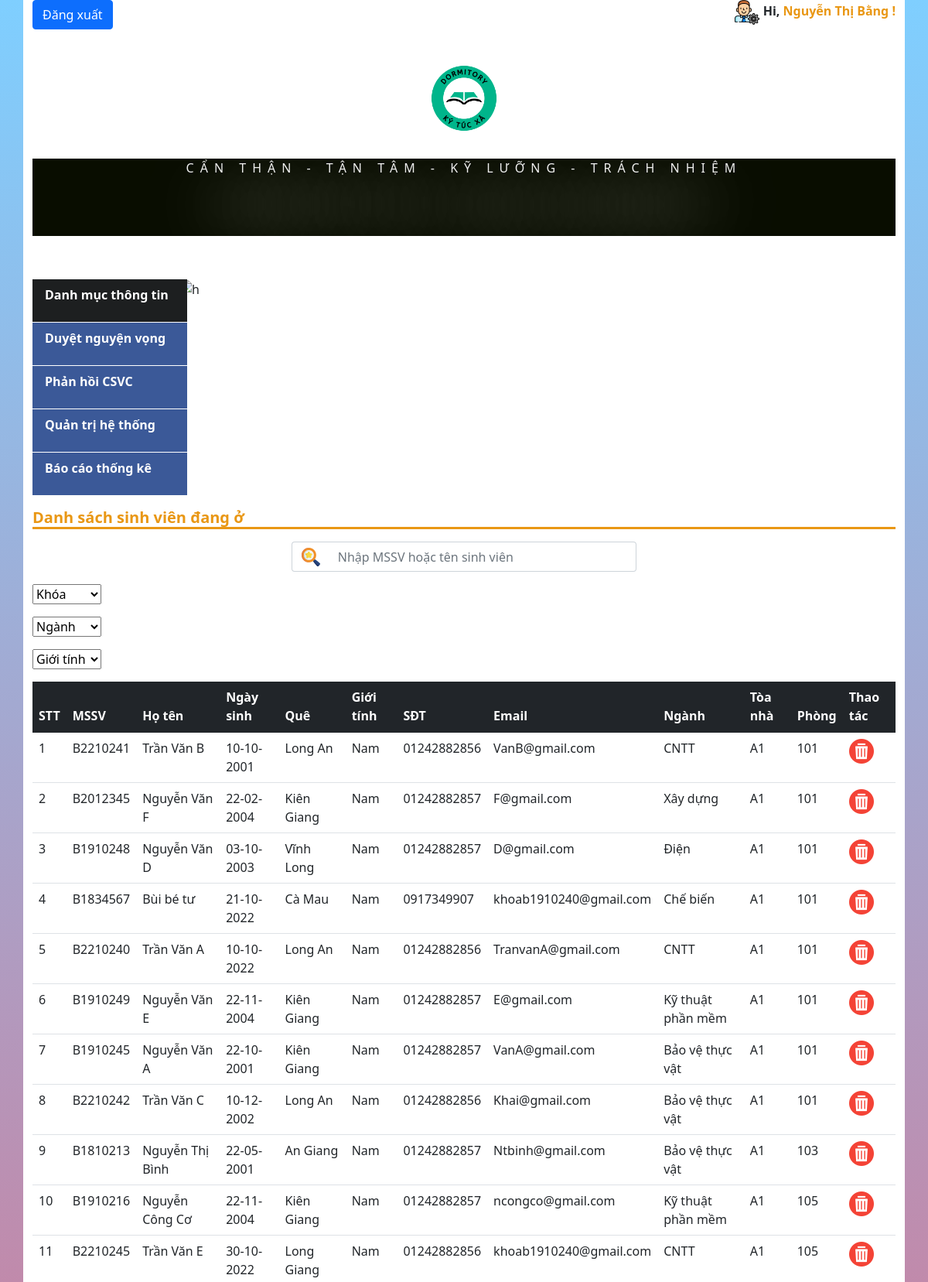
The page /admin/danhsachsinhvien.php (signed in, upper part) on the database its author committed.
### tables this page shows
CREATE TABLE `nhanvien` (
  `id` int(10) NOT NULL,
  `msnv` varchar(10) NOT NULL,
  `hoten` varchar(50) NOT NULL,
  `gioitinh` varchar(7) NOT NULL,
  `quequan` varchar(50) NOT NULL,
  `vitri` varchar(20) NOT NULL,
  `luong` float NOT NULL,
  `sodienthoai` varchar(12) NOT NULL
);

CREATE TABLE `sinhvien_da_o` (
  `id` int(10) NOT NULL,
  `idsv` int(10) NOT NULL,
  `idktx` int(10) NOT NULL
);

CREATE TABLE `sinhvien_chua_o` (
  `id` int(10) NOT NULL,
  `mssv` varchar(10) NOT NULL,
  `matkhau` varchar(50) NOT NULL,
  `hoten` varchar(50) NOT NULL,
  `email` varchar(50) NOT NULL,
  `ngaysinh` date NOT NULL,
  `quequan` varchar(50) NOT NULL,
  `gioitinh` varchar(7) NOT NULL,
  `sodienthoai` varchar(12) NOT NULL,
  `nganh` varchar(20) NOT NULL,
  `lop` varchar(10) NOT NULL,
  `kiemtra` varchar(1) NOT NULL
);

CREATE TABLE `kytucxa` (
  `id` int(10) NOT NULL,
  `toanha` varchar(5) NOT NULL,
  `phong` varchar(5) NOT NULL,
  `loaiphong` varchar(7) NOT NULL,
  `songuoihientai` int(2) NOT NULL,
  `songuoitoida` int(2) NOT NULL,
  `giaphong` float NOT NULL,
  `tinhtrangphong` int(2) NOT NULL
);

### admin/danhsachsinhvien.php (the view, shortened to what this page needs)
<?php
    require_once 'include/header.php';
?>
                <h4>Danh sách sinh viên đang ở</h4>
                <div class="search-tt mt-3">
                    <form action="" id="form_search_dssv">
                    <div class="input-group mb-3 " style="width:40%;margin:0 auto;" >
                        <span class="input-group-text" style="border-right:none;background:none;">
                            <button style="border:none;background:none;">
                                <img src="/KTX/image/searching.png" alt="">
                            </button>
                        </span>
                        <input type="text" id="search_dssv" class="form-control"style="border-left:none;" placeholder="Nhập MSSV hoặc tên sinh viên">
                    </div>
                    </form>
                </div>
                <div class="search-tt mt-3">
                    <form action="" id="form_loc_khoa">
                    <div class="input-group mb-3 " style="width:40%" >
                        <select name="" id="loc_khoa" style="width:20%">
                            <option value="">Khóa</option>
                        </select>
                    </div>
                    <div class="input-group mb-3 " style="width:40%" >
                        <select name="" id="loc_nganh" style="width:20%">
                            <option value="">Ngành</option>
                        </select>
                    </div>
                    <div class="input-group mb-3 " style="width:40%" >
                        <select name="" id="loc_gioitinh" style="width:20%">
                            <option value="">Giới tính</option>
                        </select>
                    </div>
                    </form>
                </div>
                <div class="danhsachsinhvien">
                    <table class="table">
                        <thead class="table-dark">
                        <tr>
                            <th>STT</th>
                            <th>MSSV</th>
                            <th>Họ tên</th>
                            <th>Ngày sinh</th>
                            <th>Quê</th>
                            <th>Giới tính</th>
                            <th>SĐT</th>
                            <th>Email</th>
                            <th>Ngành</th>
                            <th>Tòa nhà</th>
                            <th>Phòng</th>
                            <th>Thao tác</th>
                        </tr>
                        </thead>
                        <tbody id="dssv">
                        <?php
                            $sql = "SELECT * FROM `sinhvien_da_o`,sinhvien_chua_o,kytucxa where sinhvien_da_o.idsv = sinhvien_chua_o.id and sinhvien_da_o.idktx = kytucxa.id order by toanha,phong asc";
                            $result = mysqli_query($conn,$sql);
                            $i=0;
                            while($rows_dssv = mysqli_fetch_array($result)){
                                $i=$i+1;
                        ?>
                            <tr>
                                <td><?php echo $i; ?></td>
                                <td><?php echo $rows_dssv['mssv'] ?></td>
                                <td><?php echo $rows_dssv['hoten'] ?></td>
                                <td><?php
                                $ngaysinh = new DateTime($rows_dssv['ngaysinh']);
                                $formattedweddingdate = date_format($ngaysinh, 'd-m-Y');
                                echo $formattedweddingdate ?></td>
                                <td><?php echo $rows_dssv['quequan'] ?></td>
                                <td><?php echo $rows_dssv['gioitinh'] ?></td>
                                <td><?php echo $rows_dssv['sodienthoai'] ?></td>
                                <td><?php echo $rows_dssv['email'] ?></td>
                                <td><?php echo $rows_dssv['nganh'] ?></td>
                                <td><?php echo $rows_dssv['toanha'] ?></td>
                                <td><?php echo $rows_dssv['phong'] ?></td>
                                <td>
                                <a  onclick="canhbao4(<?php echo $rows_dssv[0] ?>,<?php echo $rows_dssv['idktx'] ?>,<?php echo $rows_dssv[1] ?>);" data-id="<?php echo $rows_dssv[0]?>"  class="delete_data"><img src="/KTX/image/delete.png" alt=""></a>
                            </td>
                            </tr>
                        <?php
                            }
                        ?>
                        </tbody>
                    </table>
                </div>
    </div>
</body>
</html>

### admin/include/header.php (shortened to what this page needs)
<?php
    require_once '../config/DB.php';
    $taikhoan = $_SESSION['admin'];
    $sql = "SELECT * FROM admin,nhanvien where admin.idnv = nhanvien.id and admin.taikhoan = '$taikhoan'";
    $res = mysqli_query($conn,$sql);
    $row= [];
    if(mysqli_num_rows($res) >0){
        $row = mysqli_fetch_assoc($res);
    }
?>
<!DOCTYPE html>
<html lang="en">
<head>
    <link href="https://cdn.jsdelivr.net/npm/bootstrap@5.1.3/dist/css/bootstrap.min.css" rel="stylesheet">
    <link rel="stylesheet" href="/KTX/css/admin.css">
</head>
<body>
    <div class="container">
        <div class="header">
            <p><a class="btn btn-primary " href="/KTX/dangxuat.php">Đăng xuất</a></p>
            <p class="ten">
                <img src="/KTX/image/admin.png" alt="logoadmin">
                 Hi,
                 <span>
                    <?php
                    echo $row['hoten']; ?> !
                 </span>
            </p>
            <div style="text-align:center;margin-top:2%;">
                <img src="/KTX/image/logo.png" alt="logo" style="width:12%;">
            </div>
            <div class="text-center" style="margin-bottom: 1%;margin-top:1%;background: #090d00; color: #efefef">
                <p class="ghichu"  style="">
                    CẨN THẬN - TẬN TÂM - KỸ LƯỠNG - TRÁCH NHIỆM
                    <span class="tieudektx">
                    </span>
                </p>
            </div>
        </div>
        <div class="row" style="margin-top:5%;">
            <div class="col-sm-2" id="mainnav">
                <ul>
                    <li class="thefirst" >
                        <a href="#">Danh mục thông tin</a>
                    </li>
                    <li><a href="/KTX/admin/dangkyphong.php">Duyệt nguyện vọng</a></li>
                    <li>
                        <a href="/KTX/admin/phanhoicsvc.php">Phản hồi CSVC</a>
                    </li>
                    <li>
                        <a href="#" >Quản trị hệ thống</a>
                    </li>
                    <li>
                        <a href="/KTX/admin/thongke.php">Báo cáo thống kê</a>
                    </li>
                </ul>
            </div>
            <div class="col-sm-10">
                <img src="/KTX/image/shc.jpg" alt="h" width="100%" height="280px">
            </div>
        </div>

### css/admin.css (style rules this page uses)
* { margin: 0; padding: 0; transition: all 0.3s; }
body { background-image:linear-gradient(to bottom, rgb(0, 159, 255, 0.5), rgb(236, 47, 75, 0.8)), url('https://niemvuilaptrinh.ams3.cdn.digitaloceanspaces.com/pexels-paul-ijsendoorn-33041.jpg'); background-size: cover; }
a { text-decoration: none; }
.container { background-color: white; }
.header p { display: inline; }
.header .ten { float:right;font-weight:bold; }
.header .ten span { color:#e99714; cursor: pointer; }
#mainnav ul { background: #3B5998; list-style: none; padding: 0px; width: 200px; text-align: left; }
#mainnav ul li { position: relative; width: 200px; height: 56px; line-height: 40px; border-bottom: 1px solid #fff; }
#mainnav ul .thefirst { background: #1D1F20; }
#mainnav ul li a { text-decoration: none; color: #fff; font-weight: bold; padding: 0 16px; display: block; }
h4 { color: #e99714; font-weight:bold; font-size:20px; border-bottom:3px inset #e99714; }

### admin/include/header.php (style rules this page uses)
.ghichu { text-transform: uppercase; letter-spacing: .5em; display: inline-block; border-width: 4px 0; padding: 1.5em 0em; width: 40em; margin: 0 auto; }
.tieudektx { font: 700 3em/1 "Oswald", sans-serif; letter-spacing: 0; padding: .25em 0 .325em; display: block; margin: 0 auto; text-shadow: 0 0 80px rgba(255,255,255,.5); background: url(https://i.ibb.co/RDTnNrT/animated-text-fill.png) repeat-y; -webkit-background-clip: text; background-clip: text; -webkit-text-fill-color: transparent; -webkit-animation: aitf 80s linear infinite; -webkit-transform: translate3d(0,0,0); -webkit-backface-visibility: hidden; }

### rows shown on the page
sinhvien_da_o: idsv.mssv "B2210241", idsv.hoten "Trần Văn B", idsv.ngaysinh "10-10-2001", idsv.quequan "Long An", idsv.gioitinh "Nam", idsv.sodienthoai "01242882856", idsv.email "VanB@gmail.com", idsv.nganh "CNTT", idktx.toanha "A1", idktx.phong "101"
sinhvien_da_o: idsv.mssv "B2012345", idsv.hoten "Nguyễn Văn F", idsv.ngaysinh "22-02-2004", idsv.quequan "Kiên Giang", idsv.gioitinh "Nam", idsv.sodienthoai "01242882857", idsv.email "F@gmail.com", idsv.nganh "Xây dựng", idktx.toanha "A1", idktx.phong "101"
sinhvien_da_o: idsv.mssv "B1910248", idsv.hoten "Nguyễn Văn D", idsv.ngaysinh "03-10-2003", idsv.quequan "Vĩnh Long", idsv.gioitinh "Nam", idsv.sodienthoai "01242882857", idsv.email "D@gmail.com", idsv.nganh "Điện", idktx.toanha "A1", idktx.phong "101"
sinhvien_da_o: idsv.mssv "B1834567", idsv.hoten "Bùi bé tư", idsv.ngaysinh "21-10-2022", idsv.quequan "Cà Mau", idsv.gioitinh "Nam", idsv.sodienthoai "0917349907", idsv.email "khoab1910240@gmail.com", idsv.nganh "Chế biến", idktx.toanha "A1", idktx.phong "101"
sinhvien_da_o: idsv.mssv "B2210240", idsv.hoten "Trần Văn A", idsv.ngaysinh "10-10-2022", idsv.quequan "Long An", idsv.gioitinh "Nam", idsv.sodienthoai "01242882856", idsv.email "TranvanA@gmail.com", idsv.nganh "CNTT", idktx.toanha "A1", idktx.phong "101"
sinhvien_da_o: idsv.mssv "B1910249", idsv.hoten "Nguyễn Văn E", idsv.ngaysinh "22-11-2004", idsv.quequan "Kiên Giang", idsv.gioitinh "Nam", idsv.sodienthoai "01242882857", idsv.email "E@gmail.com", idsv.nganh "Kỹ thuật phần mềm", idktx.toanha "A1", idktx.phong "101"
sinhvien_da_o: idsv.mssv "B1910245", idsv.hoten "Nguyễn Văn A", idsv.ngaysinh "22-10-2001", idsv.quequan "Kiên Giang", idsv.gioitinh "Nam", idsv.sodienthoai "01242882857", idsv.email "VanA@gmail.com", idsv.nganh "Bảo vệ thực vật", idktx.toanha "A1", idktx.phong "101"
sinhvien_da_o: idsv.mssv "B2210242", idsv.hoten "Trần Văn C", idsv.ngaysinh "10-12-2002", idsv.quequan "Long An", idsv.gioitinh "Nam", idsv.sodienthoai "01242882856", idsv.email "Khai@gmail.com", idsv.nganh "Bảo vệ thực vật", idktx.toanha "A1", idktx.phong "101"
sinhvien_da_o: idsv.mssv "B1810213", idsv.hoten "Nguyễn Thị Bình", idsv.ngaysinh "22-05-2001", idsv.quequan "An Giang", idsv.gioitinh "Nam", idsv.sodienthoai "01242882857", idsv.email "Ntbinh@gmail.com", idsv.nganh "Bảo vệ thực vật", idktx.toanha "A1", idktx.phong "103"
sinhvien_da_o: idsv.mssv "B1910216", idsv.hoten "Nguyễn Công Cơ", idsv.ngaysinh "22-11-2004", idsv.quequan "Kiên Giang", idsv.gioitinh "Nam", idsv.sodienthoai "01242882857", idsv.email "ncongco@gmail.com", idsv.nganh "Kỹ thuật phần mềm", idktx.toanha "A1", idktx.phong "105"
sinhvien_da_o: idsv.mssv "B2210245", idsv.hoten "Trần Văn E", idsv.ngaysinh "30-10-2022", idsv.quequan "Long Giang", idsv.gioitinh "Nam", idsv.sodienthoai "01242882856", idsv.email "khoab1910240@gmail.com", idsv.nganh "CNTT", idktx.toanha "A1", idktx.phong "105"

### other values the page prints
$row['hoten'] "Nguyễn Thị Bằng"
